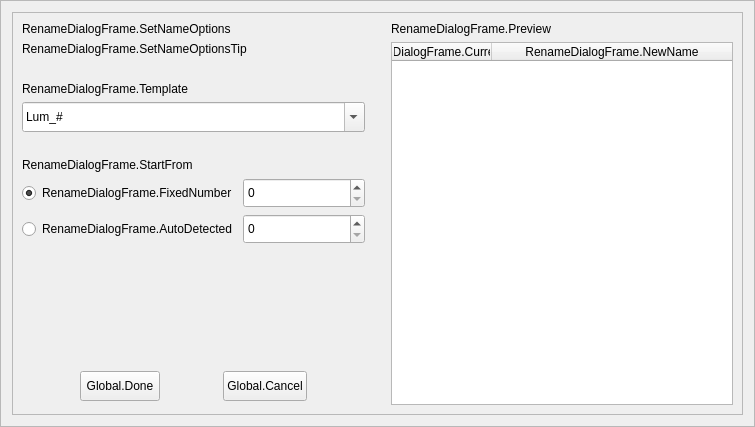
<?xml version="1.0" encoding="UTF-8"?>
<ui version="4.0">
 <class>RenameDialogFrame</class>
 <widget class="QFrame" name="RenameDialogFrame">
  <property name="geometry">
   <rect>
    <x>0</x>
    <y>0</y>
    <width>755</width>
    <height>427</height>
   </rect>
  </property>
  <property name="windowTitle">
   <string>Frame</string>
  </property>
  <property name="frameShape">
   <enum>QFrame::StyledPanel</enum>
  </property>
  <property name="frameShadow">
   <enum>QFrame::Raised</enum>
  </property>
  <layout class="QVBoxLayout" name="verticalLayout">
   <item>
    <widget class="QFrame" name="frame">
     <property name="frameShape">
      <enum>QFrame::StyledPanel</enum>
     </property>
     <property name="frameShadow">
      <enum>QFrame::Raised</enum>
     </property>
     <layout class="QHBoxLayout" name="horizontalLayout_2">
      <item>
       <layout class="QVBoxLayout" name="verticalLayout_2">
        <item>
         <widget class="QLabel" name="labelRenameBigTitle1">
          <property name="text">
           <string>RenameDialogFrame.SetNameOptions</string>
          </property>
         </widget>
        </item>
        <item>
         <widget class="QLabel" name="labelRenameOptionText">
          <property name="text">
           <string>RenameDialogFrame.SetNameOptionsTip</string>
          </property>
         </widget>
        </item>
        <item>
         <spacer name="verticalSpacer">
          <property name="orientation">
           <enum>Qt::Vertical</enum>
          </property>
          <property name="sizeType">
           <enum>QSizePolicy::Fixed</enum>
          </property>
          <property name="sizeHint" stdset="0">
           <size>
            <width>20</width>
            <height>20</height>
           </size>
          </property>
         </spacer>
        </item>
        <item>
         <widget class="QLabel" name="labelRenameBigTitle2">
          <property name="text">
           <string>RenameDialogFrame.Template</string>
          </property>
         </widget>
        </item>
        <item>
         <widget class="QComboBox" name="combNameTemplate">
          <property name="minimumSize">
           <size>
            <width>0</width>
            <height>30</height>
           </size>
          </property>
          <property name="editable">
           <bool>true</bool>
          </property>
          <item>
           <property name="text">
            <string>Lum_#</string>
           </property>
          </item>
          <item>
           <property name="text">
            <string>Lum_####</string>
           </property>
          </item>
          <item>
           <property name="text">
            <string>LuxSensor_#</string>
           </property>
          </item>
          <item>
           <property name="text">
            <string>LuxSensor_####</string>
           </property>
          </item>
          <item>
           <property name="text">
            <string>MotionSensor_#</string>
           </property>
          </item>
          <item>
           <property name="text">
            <string>MotionSensor_####</string>
           </property>
          </item>
          <item>
           <property name="text">
            <string>Sensor_#</string>
           </property>
          </item>
          <item>
           <property name="text">
            <string>Sensor_####</string>
           </property>
          </item>
          <item>
           <property name="text">
            <string>Group_#</string>
           </property>
          </item>
          <item>
           <property name="text">
            <string>Group_####</string>
           </property>
          </item>
         </widget>
        </item>
        <item>
         <spacer name="verticalSpacer_2">
          <property name="orientation">
           <enum>Qt::Vertical</enum>
          </property>
          <property name="sizeType">
           <enum>QSizePolicy::Fixed</enum>
          </property>
          <property name="sizeHint" stdset="0">
           <size>
            <width>20</width>
            <height>20</height>
           </size>
          </property>
         </spacer>
        </item>
        <item>
         <widget class="QLabel" name="labelRenameBigTitle3">
          <property name="text">
           <string>RenameDialogFrame.StartFrom</string>
          </property>
         </widget>
        </item>
        <item>
         <layout class="QGridLayout" name="gridLayout">
          <item row="1" column="0">
           <widget class="QRadioButton" name="radioAutoDetected">
            <property name="text">
             <string>RenameDialogFrame.AutoDetected</string>
            </property>
           </widget>
          </item>
          <item row="1" column="1">
           <widget class="QSpinBox" name="spinAutoDetected">
            <property name="minimumSize">
             <size>
              <width>0</width>
              <height>30</height>
             </size>
            </property>
            <property name="maximum">
             <number>65536</number>
            </property>
           </widget>
          </item>
          <item row="0" column="0">
           <widget class="QRadioButton" name="radioFixedNumber">
            <property name="text">
             <string>RenameDialogFrame.FixedNumber</string>
            </property>
            <property name="checked">
             <bool>true</bool>
            </property>
           </widget>
          </item>
          <item row="0" column="1">
           <widget class="QSpinBox" name="spinFixedNumber">
            <property name="minimumSize">
             <size>
              <width>0</width>
              <height>30</height>
             </size>
            </property>
            <property name="maximum">
             <number>65536</number>
            </property>
           </widget>
          </item>
         </layout>
        </item>
        <item>
         <spacer name="verticalSpacer_3">
          <property name="orientation">
           <enum>Qt::Vertical</enum>
          </property>
          <property name="sizeType">
           <enum>QSizePolicy::Expanding</enum>
          </property>
          <property name="sizeHint" stdset="0">
           <size>
            <width>20</width>
            <height>10</height>
           </size>
          </property>
         </spacer>
        </item>
        <item>
         <layout class="QHBoxLayout" name="horizontalLayout">
          <item>
           <spacer name="horizontalSpacer_2">
            <property name="orientation">
             <enum>Qt::Horizontal</enum>
            </property>
            <property name="sizeHint" stdset="0">
             <size>
              <width>28</width>
              <height>38</height>
             </size>
            </property>
           </spacer>
          </item>
          <item>
           <widget class="QPushButton" name="buttonDone">
            <property name="minimumSize">
             <size>
              <width>80</width>
              <height>30</height>
             </size>
            </property>
            <property name="text">
             <string>Global.Done</string>
            </property>
            <property name="default">
             <bool>false</bool>
            </property>
           </widget>
          </item>
          <item>
           <spacer name="horizontalSpacer">
            <property name="orientation">
             <enum>Qt::Horizontal</enum>
            </property>
            <property name="sizeHint" stdset="0">
             <size>
              <width>40</width>
              <height>20</height>
             </size>
            </property>
           </spacer>
          </item>
          <item>
           <widget class="QPushButton" name="buttonCancel">
            <property name="minimumSize">
             <size>
              <width>80</width>
              <height>30</height>
             </size>
            </property>
            <property name="text">
             <string>Global.Cancel</string>
            </property>
           </widget>
          </item>
          <item>
           <spacer name="horizontalSpacer_3">
            <property name="orientation">
             <enum>Qt::Horizontal</enum>
            </property>
            <property name="sizeHint" stdset="0">
             <size>
              <width>28</width>
              <height>38</height>
             </size>
            </property>
           </spacer>
          </item>
         </layout>
        </item>
       </layout>
      </item>
      <item>
       <spacer name="horizontalSpacer_4">
        <property name="orientation">
         <enum>Qt::Horizontal</enum>
        </property>
        <property name="sizeType">
         <enum>QSizePolicy::Fixed</enum>
        </property>
        <property name="sizeHint" stdset="0">
         <size>
          <width>20</width>
          <height>20</height>
         </size>
        </property>
       </spacer>
      </item>
      <item>
       <layout class="QVBoxLayout" name="verticalLayout_3">
        <item>
         <widget class="QLabel" name="labelRenameBigTitle4">
          <property name="text">
           <string>RenameDialogFrame.Preview</string>
          </property>
         </widget>
        </item>
        <item>
         <widget class="QTableWidget" name="tableWidget">
          <attribute name="horizontalHeaderStretchLastSection">
           <bool>true</bool>
          </attribute>
          <column>
           <property name="text">
            <string>RenameDialogFrame.CurrentName</string>
           </property>
          </column>
          <column>
           <property name="text">
            <string>RenameDialogFrame.NewName</string>
           </property>
          </column>
         </widget>
        </item>
       </layout>
      </item>
     </layout>
    </widget>
   </item>
  </layout>
 </widget>
 <resources/>
 <connections/>
</ui>
